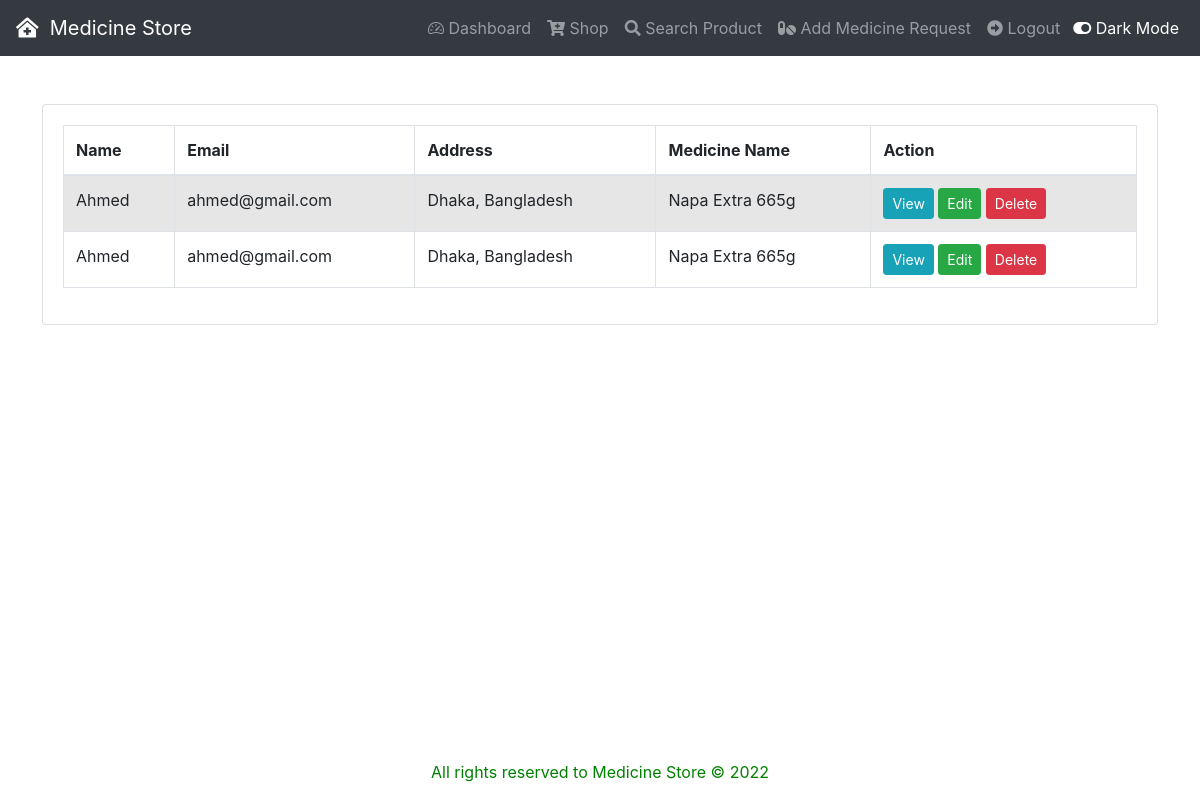
/OrderNow/OrderNow.php, run on the app's committed database.
### tables this page shows
CREATE TABLE `students` (
  `id` int(6) NOT NULL,
  `name` varchar(191) NOT NULL,
  `email` varchar(191) NOT NULL,
  `address` varchar(191) NOT NULL,
  `medicinename` varchar(191) NOT NULL
);

### OrderNow/OrderNow.php (the view, shortened to what this page needs)
<!doctype html>
<html lang="en">
  <head>
    <link href="https://cdn.jsdelivr.net/npm/bootstrap@5.1.3/dist/css/bootstrap.min.css" rel="stylesheet">
    <link rel="stylesheet" href="//cdn.jsdelivr.net/npm/alertifyjs@1.13.1/build/css/alertify.min.css"/>
    <link rel='stylesheet' href='https://cdnjs.cloudflare.com/ajax/libs/twitter-bootstrap/4.5.2/css/bootstrap.min.css' />
    <link rel='stylesheet' href='https://cdnjs.cloudflare.com/ajax/libs/font-awesome/5.9.0/css/all.min.css' />
    <link rel="stylesheet" href="https://cdn.jsdelivr.net/npm/bootstrap-icons@1.5.0/font/bootstrap-icons.css">
    <link rel="stylesheet" href="../darkmode.css">
</head>
<body>
  <nav class="navbar navbar-expand-md bg-dark navbar-dark">
    <a class="navbar-brand" href="../dashboard.php"><i class="fas fa-clinic-medical"></i>&nbsp;&nbsp;Medicine Store</a>
    <div class="collapse navbar-collapse" id="collapsibleNavbar">
      <ul class="navbar-nav ml-auto">
        <li class="nav-item">
          <a class="nav-link" href="../dashboard.php"><i class="bi-speedometer2"></i> Dashboard</a>
        </li>
        <li class="nav-item">
          <a class="nav-link" href="../shopping-cart/cartIndex.php"><i class="fas fa-cart-plus"></i> Shop</a>
        </li>
        <li class="nav-item">
          <a class="nav-link" href="../ProductSearch/searchIndex.php"><i class="fas fa-search"></i> Search Product</a>
        </li>
        <li class="nav-item">
            <a class="nav-link" data-bs-toggle="modal" data-bs-target="#studentAddModal">
            <i class="fas fa-pills"></i> Add Medicine Request
            </a>
        </li>
        <li class="nav-item">
          <a class="nav-link" href="../logout.php"><i class="fas fa-arrow-alt-circle-right"></i> Logout</a>
        </li>
        </div>
      <a style="padding:5px; text-align:right; color:white" onclick="myFunction()"><i class="fas fa-toggle-on"></i> Dark Mode</a>
  </nav>
<div class="container mt-5">
    <div class="row">
        <div class="col-md-20 row-md-10">
            <div class="card">
                <div class="card-body">
                    <table id="myTable" class="table table-bordered table-striped">
                        <thead>
                            <tr>
                                <th>Name</th>
                                <th>Email</th>
                                <th>Address</th>
                                <th>Medicine Name</th>
                                <th>Action</th>
                            </tr>
                        </thead>
                        <tbody>
                            <?php
                            require '../Model/orderdbcon.php';
                            $query = "SELECT * FROM students";
                            $query_run = mysqli_query($con, $query);
                            if(mysqli_num_rows($query_run) > 0)
                            {
                                foreach($query_run as $student)
                                {
                                    ?>
                                    <tr>
                                        <td><?= $student['name'] ?></td>
                                        <td><?= $student['email'] ?></td>
                                        <td><?= $student['address'] ?></td>
                                        <td><?= $student['medicinename'] ?></td>
                                        <td>
                                            <button type="button" value="<?=$student['id'];?>" class="viewStudentBtn btn btn-info btn-sm">View</button>
                                            <button type="button" value="<?=$student['id'];?>" class="editStudentBtn btn btn-success btn-sm">Edit</button>
                                            <button type="button" value="<?=$student['id'];?>" class="deleteStudentBtn btn btn-danger btn-sm">Delete</button>
                                        </td>
                                    </tr>
                                    <?php
                                }
                            }
                            ?>
                        </tbody>
                    </table>
                </div>
            </div>
        </div>
    </div>
</div>
    <?php include ('../footer.php')?>
</body>
</html>

### data on the page
students: name "Ahmed", email "ahmed@gmail.com", address "Dhaka, Bangladesh", medicinename "Napa Extra 665g", $student['id'] 13 (drawn)
students: name "Ahmed", email "ahmed@gmail.com", address "Dhaka, Bangladesh", medicinename "Napa Extra 665g", $student['id'] 15 (drawn)
